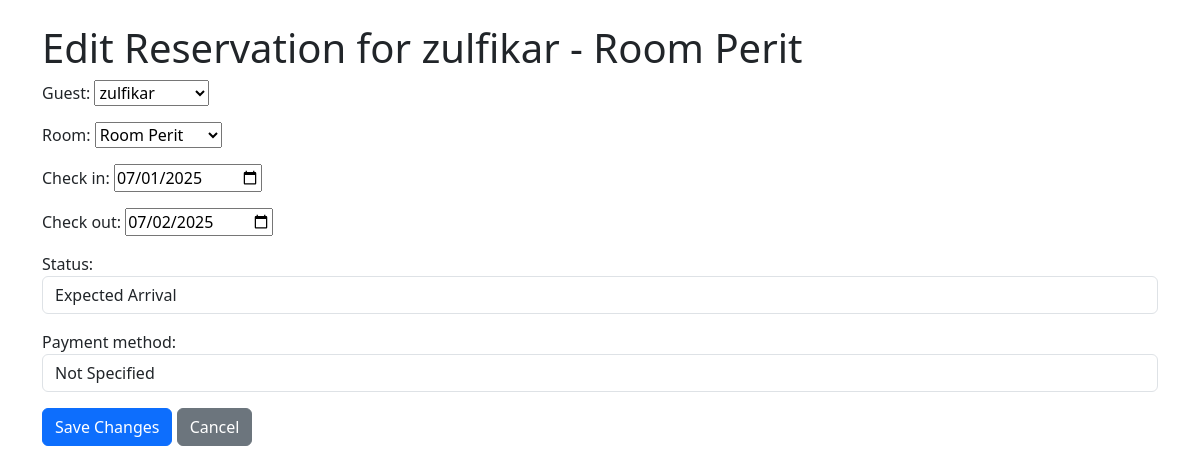
The app's page /reservation/edit/4/ with its own data.
### pms/models.py (models this page shows, shortened)
class Reservation(models.Model):
    STATUS_CHOICES = [
        ('pending', 'Pending'),
        ('confirmed', 'Confirmed'),
        ('expected_arrival', 'Expected Arrival'),
        ('expected_departure', 'Expected Departure'),
        ('canceled', 'Canceled'),
        ('no_show', 'No-Show'),
    ]
    PAYMENT_METHODS = [
        ('', 'Not Specified'),  # Empty choice for pending reservations
        ('bank_transfer', 'Bank Transfer'),
        ('cash', 'Cash'),
        ('credit_card', 'Credit Card'),
    ]
    guest = models.ForeignKey(Guest, on_delete=models.CASCADE)
    room = models.ForeignKey(Room, on_delete=models.CASCADE)
    check_in = models.DateField()
    check_out = models.DateField()
    status = models.CharField(max_length=20, choices=STATUS_CHOICES, default='pending')
    payment_method = models.CharField(max_length=20, choices=PAYMENT_METHODS, blank=True, default='')

class Guest(models.Model):
    name = models.CharField(max_length=100)
    email = models.EmailField(unique=True)
    phone = models.CharField(max_length=15, blank=True)
    def __str__(self):
        return self.name

class Room(models.Model):
    ROOM_TYPES = [
        ('single', 'Single'),
        ('double', 'Double'),
        ('suite', 'Suite'),
    ]
    STATUS_CHOICES = [
        ('available', 'Available'),
        ('occupied', 'Occupied'),
    ]
    room_number = models.CharField(max_length=10, unique=True)
    room_type = models.CharField(max_length=20, choices=ROOM_TYPES)
    rate = models.DecimalField(max_digits=10, decimal_places=2)
    status = models.CharField(max_length=20, choices=STATUS_CHOICES, default='available')
    def __str__(self):
        return f"Room {self.room_number}"

### pms/views.py (the view)
# urls.py: path('reservation/edit/<int:reservation_id>/', edit_reservation, name='edit_reservation'),
def edit_reservation(request, reservation_id):
    reservation = get_object_or_404(Reservation, id=reservation_id)
    if request.method == 'POST':
        form = ReservationForm(request.POST, instance=reservation)
        if form.is_valid():
            form.save()
            return redirect('dashboard')
    else:
        form = ReservationForm(instance=reservation)
    return render(request, 'pms/reservation_edit.html', {'form': form, 'reservation': reservation})

### pms/forms.py (shortened to what this page needs)
class ReservationForm(forms.ModelForm):
    class Meta:
        model = Reservation
        fields = ['guest', 'room', 'check_in', 'check_out', 'status', 'payment_method']
        widgets = {
            'check_in': forms.DateInput(attrs={'type': 'date'}),
            'check_out': forms.DateInput(attrs={'type': 'date'}),
            'status': forms.Select(attrs={'class': 'form-control'}),
            'payment_method': forms.Select(attrs={'class': 'form-control'}),
        }

### pms/templates/pms/reservation_edit.html (shortened to what this page needs)
<!DOCTYPE html>
<html>
<head>
    <link href="https://cdn.jsdelivr.net/npm/bootstrap@5.3.0/dist/css/bootstrap.min.css" rel="stylesheet">
</head>
<body>
    <div class="container mt-4">
        <h1>Edit Reservation for {{ reservation.guest.name }} - Room {{ reservation.room.room_number }}</h1>
        <form method="post">
            {{ form.as_p }}
            <button type="submit" class="btn btn-primary">Save Changes</button>
            <a href="{% url 'dashboard' %}" class="btn btn-secondary">Cancel</a>
        </form>
    </div>
</body>
</html>

### records on screen
Reservation: guest.name "zulfikar", room.room_number "Perit", guest "zulfikar", room "Room Perit", check_in "07/01/2025", check_out "07/02/2025", status "Expected Arrival", payment_method "Not Specified"
